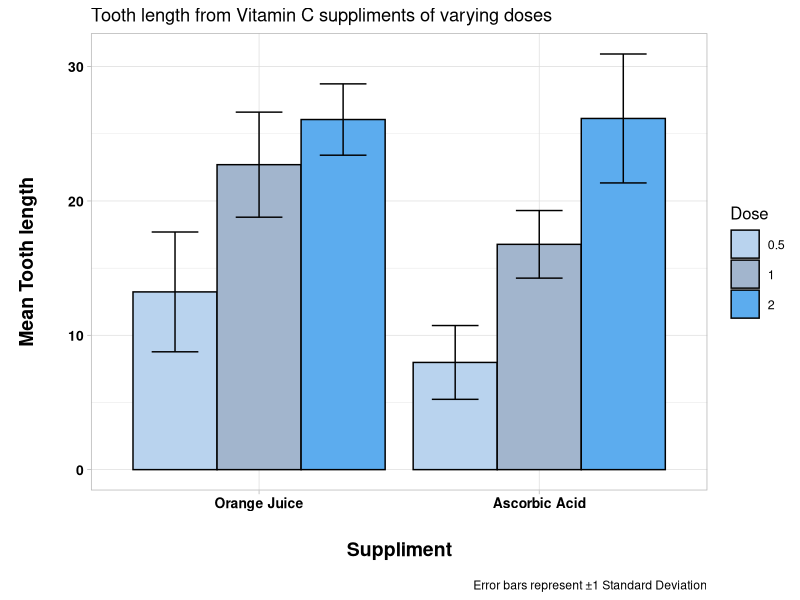

Reproduce this figure in R. (Note: this script raises an error after producing the figure.)
## ---- chunk 1
# Load in requires R packages
library(ggplot2);library(plyr);library(dplyr);library(grid)
# We now load in the tooth growth dataset
tooth <- ToothGrowth
tooth$dose <- as.factor(tooth$dose)
## ---- chunk 2
# Here we look at the number of cases for each level of our IVs
table(tooth$supp,tooth$dose)
# Summarise the DV Tooth length
summary(tooth$len)
## ---- chunk 3
# Group the data by both IVs to allow us to plot by these variables
tooth <- group_by(tooth, supp,dose)
# Average across each of the 10 cases for each Dose/Supplement combination.
toothmeans <- summarise(tooth,Mean=mean(len),SD=sd(len))
# Plot data on a bar chart
g <- ggplot(toothmeans, aes(supp,Mean, fill=factor(dose)))
g + geom_bar(stat='identity', position='dodge', color = 'black')+
  geom_errorbar(aes(ymin = (toothmeans$Mean-toothmeans$SD),
                    ymax=(toothmeans$Mean+toothmeans$SD)),
                position=position_dodge(.9),width=0.5)+
  xlab('Suppliment')+
  ylab("Mean Tooth length")+
  ggtitle("Tooth length from Vitamin C suppliments of varying doses")+
  theme_light()+
  theme(axis.title.x = element_text(margin = margin(b = 30),face = "bold",
                                    color = "black",size = 14, vjust=-5),
        axis.title.y = element_text(margin = margin(l = 30),face = "bold",
                                    color = "black", size = 14, vjust=7))+
  theme(axis.text.x = element_text(color = "black", size = 10,face='bold'),
        axis.text.y = element_text(color = "black", size = 10,face='bold'))+
  theme(legend.title = element_text(color = "black", size = 12),
        legend.key.size =unit(1.5, 'line'),
        legend.text = element_text(color = "black", size = 9))+
  scale_fill_manual("Dose", values = c("slategray2","lightsteelblue3","steelblue2"))+
  scale_x_discrete(labels=c("OJ" = "Orange Juice", "VC" = "Ascorbic Acid"))+
  labs(caption = "Error bars represent ±1 Standard Deviation")
## ---- chunk 4
# T-test to compare supplement types at all dose levels
test1 <- t.test(len~supp, paired=F, var.equal=T, data=tooth)
test1$p.value
## ---- chunk 5
options(digits = 4)
# T-test to compare supplement types at 0.5mg/day dosage
t05 <- t.test(len ~ supp, 
              data = rbind(tooth[(tooth$dose == 0.5) &  (tooth$supp == "OJ"),],
                           tooth[(tooth$dose == 0.5) & (tooth$supp == "VC"),]), var.equal = T)
# T-test to compare supplement types at 1mg/day dosage
t1 <- t.test(len ~ supp, 
             data = rbind(tooth[(tooth$dose == 1) &  (tooth$supp == "OJ"),],
                          tooth[(tooth$dose == 1) & (tooth$supp == "VC"),]), var.equal = T)
# T-test to compare supplement types at 2mg/day dosage
t2 <- t.test(len ~ supp, 
             data = rbind(tooth[(tooth$dose == 2) &  (tooth$supp == "OJ"),],
                          tooth[(tooth$dose == 2) & (tooth$supp == "VC"),]), var.equal = T)
# Assign the pvalues and confidence intervals to a data frame to display
datasummary <- data.frame(Dose=c(0.5,1,2), Pvalue =c(t05$p.value,t1$p.value,t2$p.value),
                          LowerCI=c(t05$conf.int[1],t1$conf.int[1],t2$conf.int[1]),UpperCI=c(t05$conf.int[2],t1$conf.int[2],t2$conf.int[2]))
datasummary
